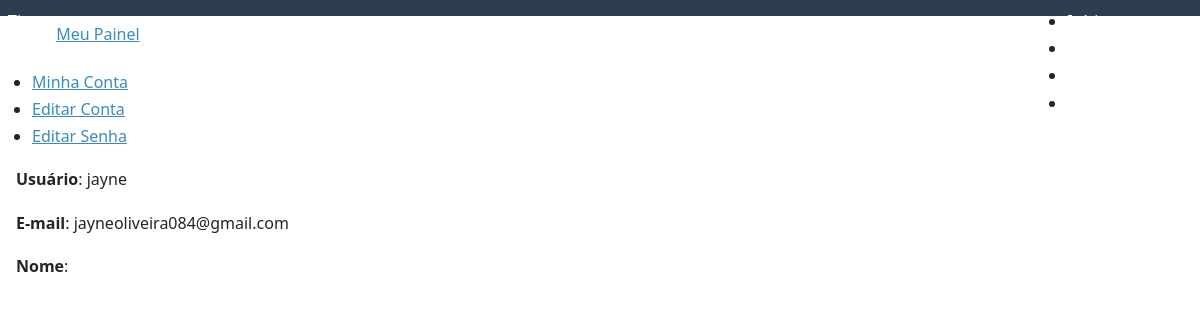
Before: /user/dashboard/ (signed in) with the older database file.
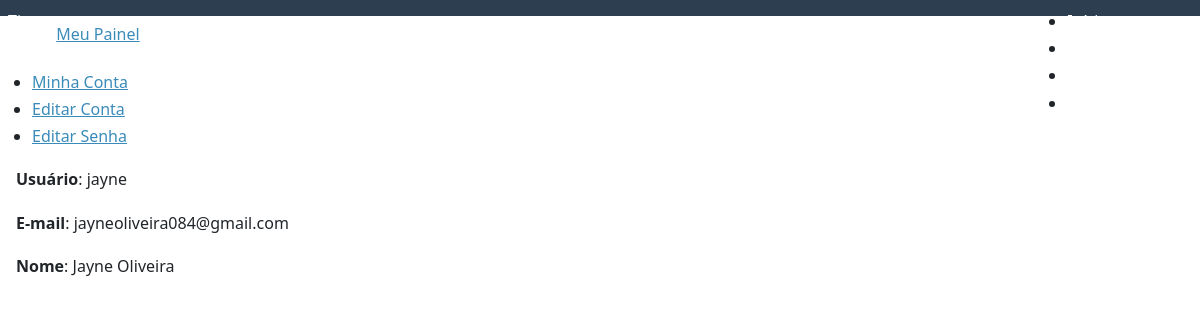
After: the same page with the newer database file.
### user/models.py (models this page shows)
class UserProfile(AbstractBaseUser, PermissionsMixin):
    username = models.CharField(
        'Nome de Usuário', max_length=30, unique=True,
        validators=[validators.RegexValidator(re.compile('^[\w.@+-]+$'),
            'O nome de usuário só pode conter letras, digitos ou os '
            'seguintes caracteres: @/./+/-/_', 'invalid')]
    )
    email = models.EmailField('E-mail', blank=True, unique=True, default="")
    name = models.CharField('Nome', max_length=100, blank=True)
    is_active = models.BooleanField('Está ativo?', blank=True, default=True)
    is_staff = models.BooleanField('É da equipe?', blank=True, default=False)
    date_joined = models.DateTimeField('Data de Entrada', auto_now_add=True)
    objects = UserManager()
    USERNAME_FIELD = 'username'
    REQUIRED_FIELDS = ['email']
    class Meta:
        verbose_name = 'Usuário'
        verbose_name_plural = 'Usuários'

### user/views.py (the view)
# urls.py: path('dashboard/', dashboard, name="dashboard"),
@login_required(login_url='entrar/')
def dashboard(request):
    template_name = 'dashboard.html'
    return render(request, template_name)

### user/templates/dashboard.html
{% extends "base.html" %}
{% block content %}
<div class="pure-g-r content-ribbon">
    <div class="pure-u-1">
        <ul class="breadcrumb">
            {% block breadcrumb %}
            <li><a href="{% url 'dashboard' %}">Meu Painel</a></li>
            {% endblock %}
        </ul>
    </div>
    <div class="pure-u-1-3">
        <div class="pure-menu pure-menu-open">
            <ul>
                <li class="pure-menu-heading"><a href="{% url 'dashboard' %}">Minha Conta</li>
                <li><a href="{% url 'edit' %}">Editar Conta</a></li>
                <li><a href="{% url 'edit_password' %}">Editar Senha</a></li>
            </ul>
        </div>
    </div>
    <div class="pure-u-2-3">
        <div class="inner">
            {% block dashboard_content %}
            <p><strong>Usuário</strong>: {{ user }}</p>
            <p><strong>E-mail</strong>: {{ user.email }}</p>
            <p><strong>Nome</strong>: {{ user.name }}</p>
            {% endblock %}
        </div>
    </div>
</div>
{% endblock %}

Changed rows visible on the page:
changed UserProfile "jayne": name (not shown) → "Jayne Oliveira"
